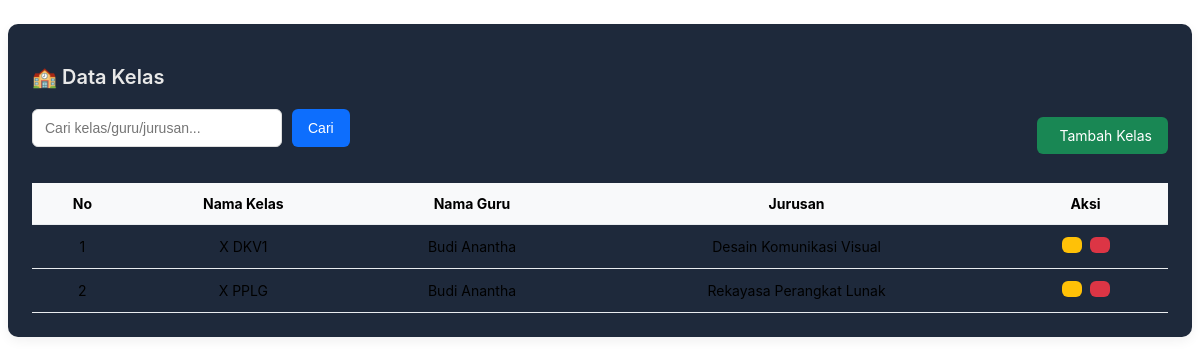
/admin/kelas/kelas.php, run on the app's committed database.
### tables this page shows
CREATE TABLE `kelas` (
  `id_kelas` int NOT NULL,
  `nama_kelas` varchar(12) NOT NULL,
  `id_guru` int NOT NULL,
  `id_jurusan` int NOT NULL
);

CREATE TABLE `guru` (
  `id_guru` int NOT NULL,
  `nama_guru` varchar(100) NOT NULL,
  `tgl_lahir` date NOT NULL,
  `almat` text NOT NULL,
  `telp` varchar(15) NOT NULL,
  `username` varchar(20) NOT NULL,
  `password` varchar(35) NOT NULL
);

CREATE TABLE `jurusan` (
  `id_jurusan` int NOT NULL,
  `nama_jurusan` varchar(50) NOT NULL,
  `singkatan` varchar(10) DEFAULT NULL
);

### admin/kelas/kelas.php (the view, shortened to what this page needs)
<?php
include("koneksi.php");
$cari = "";
if (isset($_GET['cari']) && $_GET['cari'] != "") {
    $cari = $_GET['cari'];
    $result = mysqli_query($koneksi, "
        SELECT kelas.nama_kelas, guru.nama_guru, jurusan.nama_jurusan
        FROM kelas
        JOIN guru ON kelas.id_guru = guru.id_guru
        JOIN jurusan ON kelas.id_jurusan = jurusan.id_jurusan
        WHERE kelas.nama_kelas LIKE '%$cari%'
           OR guru.nama_guru LIKE '%$cari%'
           OR jurusan.nama_jurusan LIKE '%$cari%'
        ORDER BY kelas.id_kelas DESC
    ");
} else {
    $result = mysqli_query($koneksi, "
        SELECT kelas.nama_kelas, guru.nama_guru, jurusan.nama_jurusan
        FROM kelas
        JOIN guru ON kelas.id_guru = guru.id_guru
        JOIN jurusan ON kelas.id_jurusan = jurusan.id_jurusan
        ORDER BY kelas.id_kelas DESC
    ");
}
?>
<div class="card">
    <h2>🏫 Data Kelas</h2>
    <div class="search-add">
        <form method="get" action="">
            <input type="text" name="cari" placeholder="Cari kelas/guru/jurusan..." value="<?= htmlspecialchars($cari) ?>">
            <button type="submit" class="btn-search"><i class="fas fa-search"></i> Cari</button>
        </form>
        <a href="admin/kelas/kelas_tambah.php" class="btn-add"><i class="fas fa-plus"></i> Tambah Kelas</a>
    </div>
    <table class="table">
        <thead>
            <tr>
                <th>No</th>
                <th>Nama Kelas</th>
                <th>Nama Guru</th>
                <th>Jurusan</th>
                <th>Aksi</th>
            </tr>
        </thead>
        <tbody>
        <?php
        $no = 1;
        if (mysqli_num_rows($result) > 0) {
            while ($row = mysqli_fetch_assoc($result)) { ?>
                <tr>
                    <td><?= $no++ ?></td>
                    <td><?= $row['nama_kelas'] ?></td>
                    <td><?= $row['nama_guru'] ?></td>
                    <td><?= $row['nama_jurusan'] ?></td>
                    <td>
                        <a href="admin/kelas_edit.php?id=<?= $row['nama_kelas'] ?>" class="btn-edit"><i class="fas fa-edit"></i></a>
                        <a href="admin/kelas_hapus.php?id=<?= $row['nama_kelas'] ?>"
                           class="btn-delete"
                           onclick="return confirm('Yakin ingin menghapus kelas ini?')"><i class="fas fa-trash"></i></a>
                    </td>
                </tr>
        <?php }
        } else { ?>
            <tr>
                <td colspan="5" class="text-center text-muted">⚠️ Data tidak ditemukan</td>
            </tr>
        <?php } ?>
        </tbody>
    </table>
</div>

### admin/kelas/kelas.php (style rules this page uses)
.card { background-color: #1e293b; border-radius: 10px; padding: 24px; box-shadow: 0 4px 12px rgba(0,0,0,0.06); margin-top: 24px; font-family: 'Inter', sans-serif; }
.card h2 { font-size: 20px; font-weight: 600; color: #e8e8e8ff; margin-bottom: 20px; }
.search-add { display: flex; justify-content: space-between; flex-wrap: wrap; align-items: center; margin-bottom: 20px; gap: 12px; }
.search-add form { display: flex; gap: 10px; }
.search-add input[type="text"] { padding: 10px 12px; border: 1px solid #ddd; border-radius: 6px; font-size: 14px; width: 250px; }
.btn-search { background-color: #0d6efd; color: white; border: none; padding: 10px 16px; border-radius: 6px; cursor: pointer; font-size: 14px; transition: 0.2s ease; }
.btn-add { background-color: #198754; color: #fff; padding: 10px 16px; border-radius: 6px; font-size: 14px; text-decoration: none; transition: 0.2s ease; }
.table { width: 100%; border-collapse: collapse; font-size: 14px; }
.table thead { background-color: #f8f9fa; }
.table th, .table td { padding: 12px 16px; border-bottom: 1px solid #e9ecef; text-align: center; }
.btn-edit, .btn-delete { padding: 8px 10px; font-size: 14px; border-radius: 6px; text-decoration: none; margin: 0 2px; display: inline-block; transition: 0.2s ease; }
.btn-edit { background-color: #ffc107; color: #000; }
.btn-delete { background-color: #dc3545; color: #fff; }

### data on the page
kelas: nama_kelas "X DKV1", id_guru.nama_guru "Budi Anantha", id_jurusan.nama_jurusan "Desain Komunikasi Visual"
kelas: nama_kelas "X PPLG", id_guru.nama_guru "Budi Anantha", id_jurusan.nama_jurusan "Rekayasa Perangkat Lunak"
